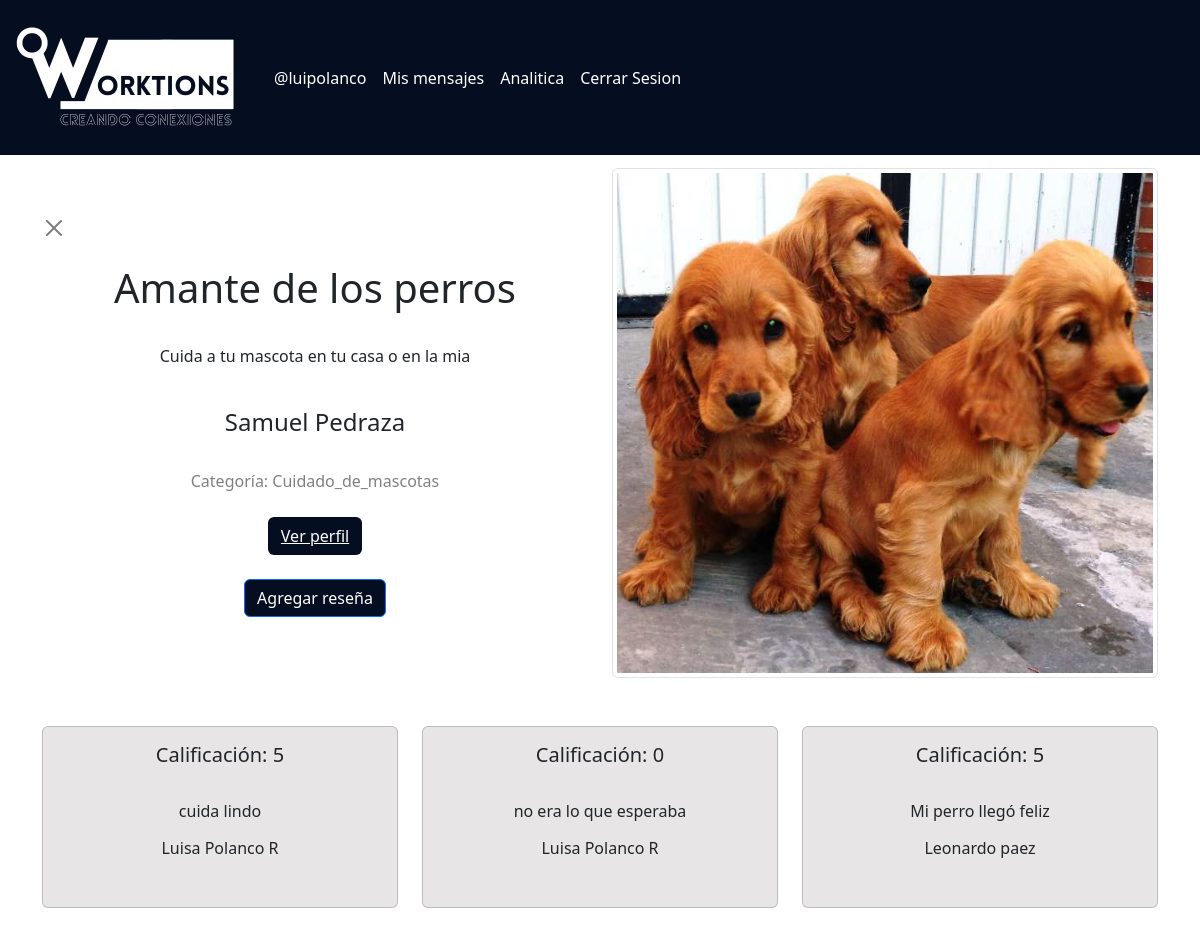
The page /service/4/ (signed in) on the database its author committed.
### Modules/Services/models.py (models this page shows, shortened)
class User(AbstractBaseUser):
    username = models.CharField('Nombre de usuario',unique = True, max_length=100)
    email = models.EmailField('Correo Electrónico', max_length=254,unique = True)
    name = models.CharField('Nombres', max_length=200, null=True)
    id = models.CharField(max_length=15, primary_key=True)
    date_of_birth = models.DateField(null=True)
    address = models.CharField(max_length = 50, null=True)
    city = models.CharField(max_length =20, null=True)
    barrio = models.CharField(choices=BARRIOS_MED, default="------", max_length=200)
    phone = models.CharField(max_length =15, null=True)
    gender = models.CharField(max_length=15, null=True)
    usuario_activo = models.BooleanField(default = True)
    usuario_administrador = models.BooleanField(default = False)
    objects = UserManager()
    USERNAME_FIELD = 'username'
    REQUIRED_FIELDS = ['name','email', 'id', 'city']
    def __str__(self) -> str:
        return f'{self.name}'

class Service(models.Model):
    id = models.BigAutoField(primary_key=True)
    title= models.CharField(max_length= 50, default='')
    user = models.ForeignKey(User,to_field='id', null= False, blank=False, on_delete=models.CASCADE)
    category = models.CharField(max_length=100, default='', null= False, blank=False)
    description = models.CharField(max_length = 250, default='')
    images = models.ImageField(upload_to="media/services/images", null=True)

class Reviews(models.Model):
    service = models.ForeignKey(Service, null= False, blank=False, on_delete=models.CASCADE)
    user = models.ForeignKey(User, null= False, blank=False, on_delete=models.CASCADE)
    comments = models.TextField()
    calification = models.CharField(choices=ESTRELLAS, max_length=150)

### Modules/Services/views.py (the view)
# urls.py: path('service/<int:pk>/', servicesViews.service_detail_view, name='service_detail'),
def service_detail_view(request, pk):
        try:
            print("que se acabe ya")
            Zervice_id = Service.objects.get(pk=pk)
            reviewForm = ReviewAdd()
            print("que se acabe ya")
            re_list = Reviews.objects.filter(service_id = pk)
            print(re_list)
        except Service.DoesNotExist:
            raise Http404("Este servicio no existe")
        return render(
            request,
            'service_detail.html',
            {'service': Zervice_id, 'form':reviewForm, 'reviews':re_list}
        )

### Modules/Services/templates/service_detail.html (shortened to what this page needs)
{% extends 'base.html' %}
{% block content %}
<!DOCTYPE html>
<html>
    <head>
        {%load static %}
        <link href="https://cdn.jsdelivr.net/npm/bootstrap@5.3.0-alpha1/dist/css/bootstrap.min.css" rel="stylesheet"
>
    </head>
    <br>
    <br>
    <br>
    <br>
    <br>
    <br>
    <br>
    <body>
        <div class="container text-center">
            <div class="row">
            <div class="col">
                <br>
                <br>
                <button type="button" class="btn-close" aria-label="Close" style="align-items: start; display: flex;" onclick="window.history.back()"></button>
                <br>
                <h1>{{service.title}}</h1>
                <br>
                <p>{{service.description}}</p>
                <br>
                <h4>{{service.user}}</h4>
                <br>
                <h7 style="color: grey";>Categoría: {{service.category}}</h7>
                <br>
                <br>
                <button  type="button" class="btn" style="background-color: #050d21;"><a href="{% url 'user-detail' service.user.id %}" style=" color: white;">Ver perfil</a></button>
                <br>
                <br>
                {% if user.is_authenticated %}
                <button class="btn btn-primary" type="submit" data-bs-toggle="modal" data-bs-target="#Reviews" style="background-color: #050d21; color:white">Agregar reseña</button>
                {% endif %}
            </div>
            <div class="col">
                <div >
                    <img  class="img-thumbnail"  src="{{service.images.url}}" />
                </div>
            </div>
        </div>
        <br>
        <br>
        <div>
            <div class="row" style="justify-content: space-evenly;">
                {% for review in reviews %}
                <div class="col-md-4">
                    <div class="card" style="background-color: rgb(231, 229, 229);" >
                        <div class="card-body" style="max-height: 300px; min-height: 180px;">
                            <h5>Calificación: {{review.calification}}</h5>
                            <br>
                            <p style="overflow: hidden; white-space: nowrap;text-overflow: ellipsis;">{{review.comments}}</p>
                            <h6>{{review.user}}</h6>
                        </div>
                    </div>
                    <br>
                </div>
                {% endfor %}
            </div>
        </div>
    </body>
</html>
{% endblock %}

### Modules/Services/templates/base.html (shortened to what this page needs)
<html>
    <head>
        {%load static %}
        <link ref="stylesheet" href="https://cdn.jsdelivr.net/npm/bootstrap@5.3.0-alpha1/dist/css/bootstrap.min.css"
            rel="stylesheet"
>
    </head>
    <body>
        <nav class="navbar navbar-expand-lg navbar-light justify-content-between" style="background-color: #050d21;" id="header">
            <a class="navbar-brand" href="{% url 'home' %}"><img src="../../../media/media/Logo worktions.jpeg" style="width: 250px;"></a>
            {% if user.is_authenticated %}
            <div class="collapse navbar-collapse" id="navbarTogglerDemo03">
              <ul class="navbar-nav mr-auto mt-2 mt-lg-0">
                  <li class="nav-item">
                    <a class="nav-link" href="{% url 'profile' %}" style="color: white;">@{{ user.username}}</a>
                  </li>
                  <li class="nav-item">
                    <a class="nav-link" href="{% url 'inbox' %}" style="color: white;">Mis mensajes</a>
                  </li>
                  <li class="nav-item">
                    <a class="nav-link" href="{% url 'analitica' %}" style="color: white;">Analitica</a>
                  </li>
                  <li class="nav-item">
                    <a class="nav-link" href="{% url 'logout' %}" style="color: white;">Cerrar Sesion</a>
                  </li>
              </ul>
            </div>
              {% endif %}
          </nav>
          {% block content %}
          {% endblock %}
    </body>
</html>

### Modules/Services/templates/base.html (style rules this page uses)
#header { position: fixed; width: 100%; z-index: 1000; }
.navbar { margin-bottom: 0px !important; }

### rows shown on the page
User: username "luipolanco"
Service: title "Amante de los perros", description "Cuida a tu mascota en tu casa o en la mia", user "Samuel Pedraza", category "Cuidado_de_mascotas", images (picture)
Reviews: calification "5", comments "cuida lindo", user "Luisa Polanco R"
Reviews: calification "0", comments "no era lo que esperaba", user "Luisa Polanco R"
Reviews: calification "5", comments "Mi perro llegó feliz", user "Leonardo paez"
